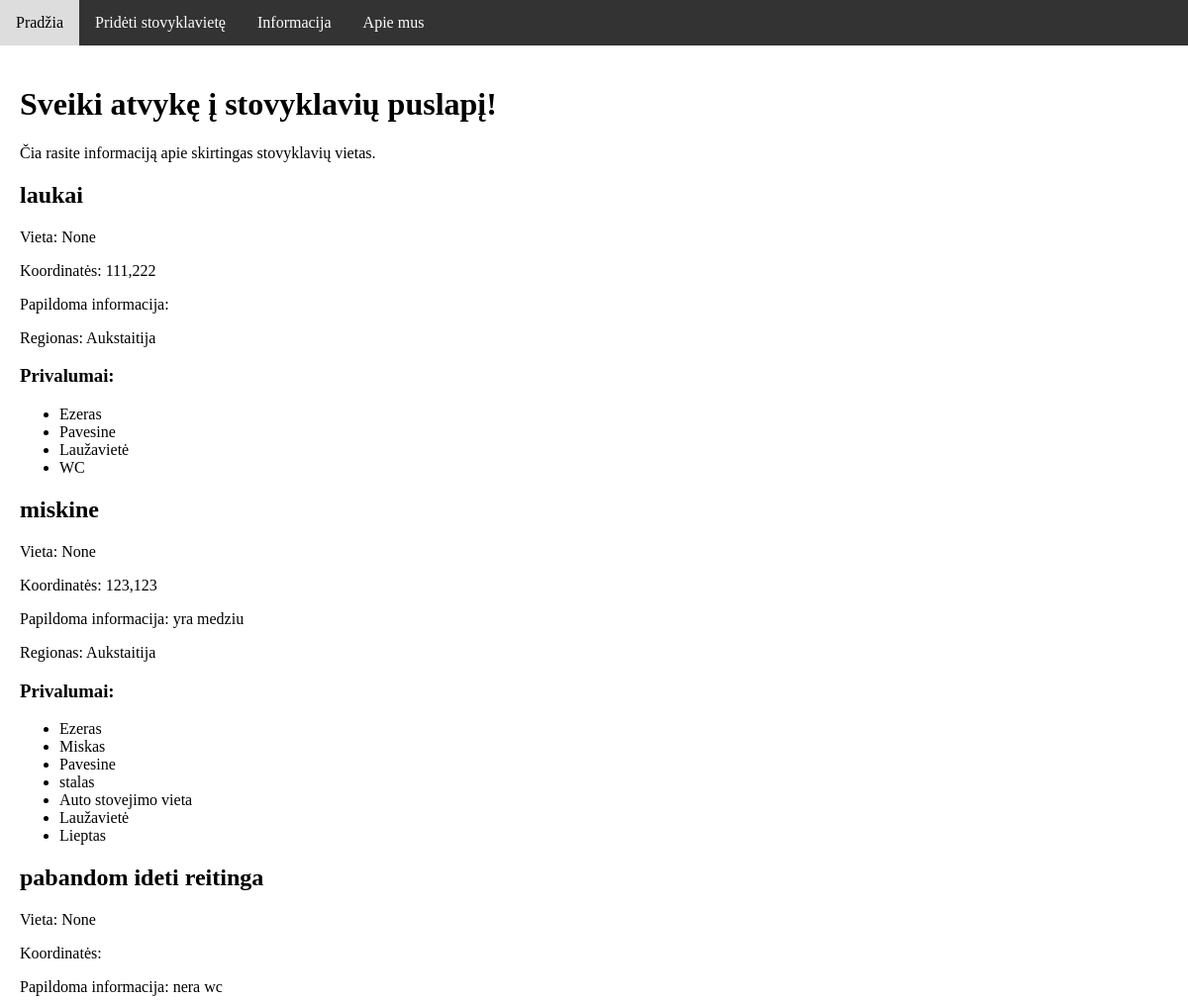
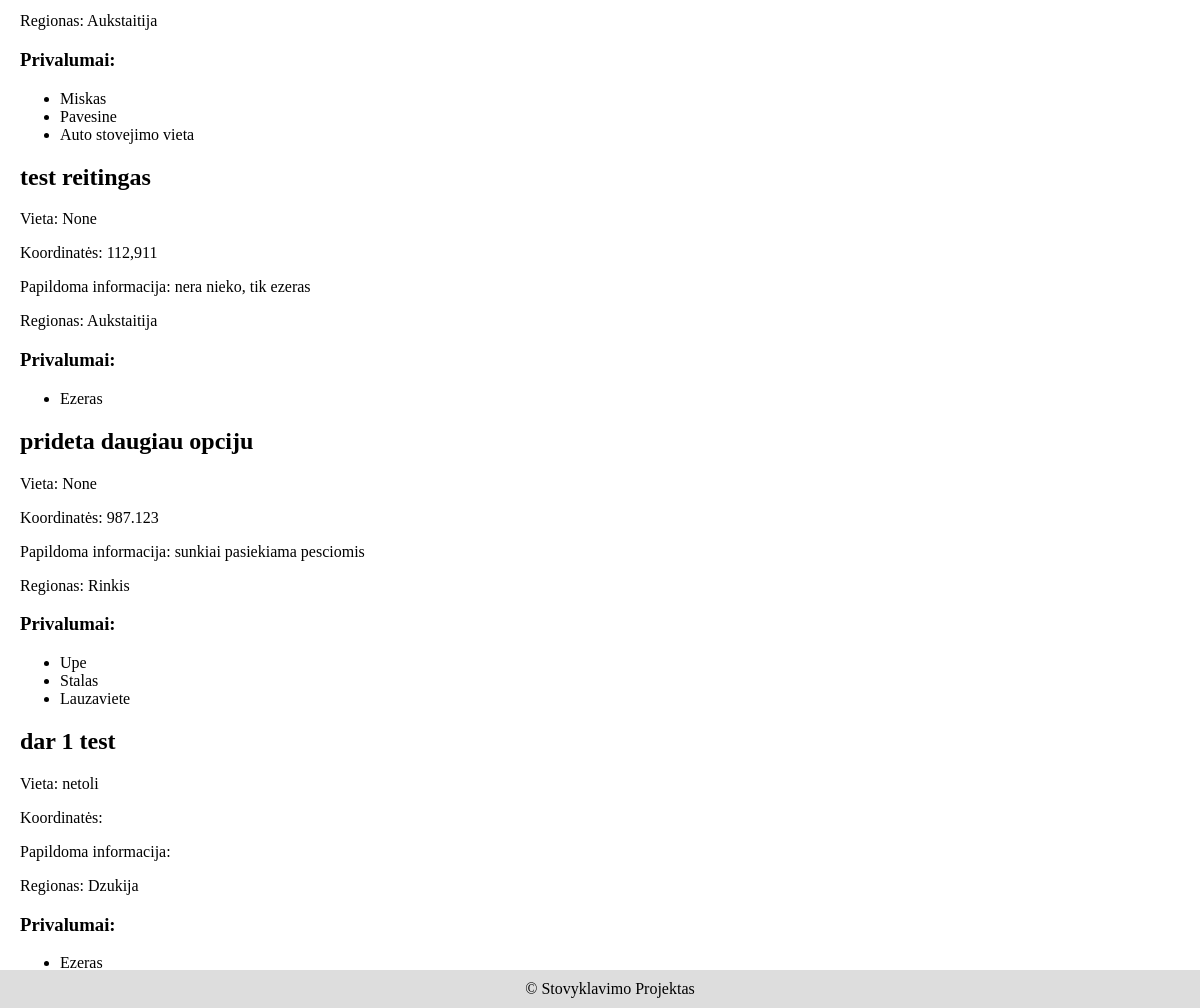
The page / on the database its author committed (2 pictures, top to bottom).
### stovyklavietes/models.py (models this page shows, shortened)
class Stovyklaviete(models.Model):
    pavadinimas = models.CharField(max_length=100)
    reitingas = models.PositiveIntegerField(                 #reitingavimo kodas
        default=1,
        validators=[
            MinValueValidator(1),
            MaxValueValidator(10),
        ]
    )
    koordinates = models.CharField(max_length=50, blank=True, null=True)  #prideja "blank" ir "null=true" galime palikti tuscia lauka
    nuotrauka = models.ImageField(upload_to='stovyklavietes/', blank=True, null=True)
    papildoma_info = models.TextField(blank=True, null=True)
    regionas = models.CharField(                         #galimybe rinktis regiona
        max_length=20,
        choices=[('Rinkis', 'Rinkis')] + list(REGIONAI),
        default='Rinkis',
    )
    vieta = models.CharField(max_length=100, blank=True, null=True)  # Pridedame lauką "vieta"

class Privalumas(models.Model):
    pavadinimas = models.CharField(max_length=50)
    stovyklaviete = models.ForeignKey(Stovyklaviete, on_delete=models.CASCADE)

### stovyklavietes/views.py (the view)
# urls.py: path('', pagrindinis, name='pagrindinis'),
def pagrindinis(request):
    stovyklavietes = Stovyklaviete.objects.all()
    return render(request, 'stovyklavietes/pagrindinis.html', {'stovyklavietes': stovyklavietes})

### stovyklavietes/templates/stovyklavietes/pagrindinis.html (shortened to what this page needs)
{% extends "base.html" %}
{% block content %}
<h1>Sveiki atvykę į stovyklavių puslapį!</h1>
<p>Čia rasite informaciją apie skirtingas stovyklavių vietas.</p>
{% for stovyklaviete in stovyklavietes %}
  <div class="stovyklaviete">
    <h2>{{ stovyklaviete.pavadinimas }}</h2>
    <p>Vieta: {{ stovyklaviete.vieta }}</p>
    <p>Koordinatės: {{ stovyklaviete.koordinates }}</p>
    <p>Papildoma informacija: {{ stovyklaviete.papildoma_info }}</p>
    <p>Regionas: {{ stovyklaviete.regionas }}</p>
    <h3>Privalumai:</h3>
    <ul>
      {% for privalumas in stovyklaviete.privalumas_set.all %}
        <li>{{ privalumas.pavadinimas }}</li>
      {% endfor %}
    </ul>
  </div>
{% endfor %}
{% endblock %}

### stovyklavietes/templates/base.html (shortened to what this page needs)
{% load static %}
<!DOCTYPE html>
<html>
<head>
</head>
<body>
    <nav>
        <ul>
            <li><a href="{% url 'pagrindinis' %}">Pradžia</a></li>
            <li><a href="{% url 'add_stovyklaviete' %}">Pridėti stovyklavietę</a></li>
            <li><a href="{% url 'info' %}">Informacija</a></li>
            <li><a href="{% url 'about' %}">Apie mus</a></li>
        </ul>
    </nav>
    <div id="content">
        {% block content %}
        {% endblock %}
    </div>
    <div id="footer">
        &copy; {{ year }} Stovyklavimo Projektas
    </div>
</body>
</html>

### stovyklavietes/templates/base.html (style rules this page uses)
body { position: relative; margin: 0; padding: 0; }
nav { background-color: #333; overflow: hidden; }
nav ul { list-style-type: none; margin: 0; padding: 0; overflow: hidden; background-color: #333; }
nav ul li { float: left; }
nav ul li a { display: block; color: white; text-align: center; padding: 14px 16px; text-decoration: none; }
#content { padding: 20px; }
#footer { text-align: center; background-color: #ddd; padding: 10px; position: fixed; bottom: 0; width: 100%; }

### rows shown on the page
Stovyklaviete: pavadinimas "laukai", vieta "None", koordinates "111,222", regionas "Aukstaitija"
Privalumas: pavadinimas "Ezeras"
Privalumas: pavadinimas "Pavesine"
Privalumas: pavadinimas "Laužavietė"
Privalumas: pavadinimas "WC"
Stovyklaviete: pavadinimas "miskine", vieta "None", koordinates "123,123", papildoma_info "yra medziu", regionas "Aukstaitija"
Privalumas: pavadinimas "Ezeras"
Privalumas: pavadinimas "Miskas"
Privalumas: pavadinimas "Pavesine"
Privalumas: pavadinimas "stalas"
Privalumas: pavadinimas "Auto stovejimo vieta"
Privalumas: pavadinimas "Laužavietė"
Privalumas: pavadinimas "Lieptas"
Stovyklaviete: pavadinimas "pabandom ideti reitinga", vieta "None", papildoma_info "nera wc", regionas "Aukstaitija"
Privalumas: pavadinimas "Miskas"
Privalumas: pavadinimas "Pavesine"
Privalumas: pavadinimas "Auto stovejimo vieta"
Stovyklaviete: pavadinimas "test reitingas", vieta "None", koordinates "112,911", papildoma_info "nera nieko, tik ezeras", regionas "Aukstaitija"
Privalumas: pavadinimas "Ezeras"
Stovyklaviete: pavadinimas "prideta daugiau opciju", vieta "None", koordinates "987.123", papildoma_info "sunkiai pasiekiama pesciomis", regionas "Rinkis"
Privalumas: pavadinimas "Upe"
Privalumas: pavadinimas "Stalas"
Privalumas: pavadinimas "Lauzaviete"
Stovyklaviete: pavadinimas "dar 1 test", vieta "netoli", regionas "Dzukija"
Privalumas: pavadinimas "Ezeras"
